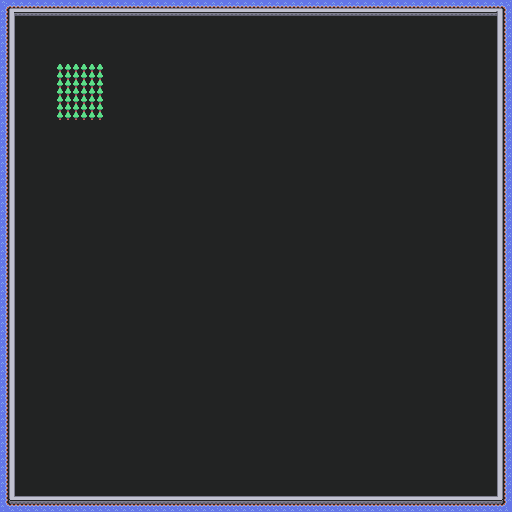

This game map was drawn from its Tiled (.tmx) file and the tilesets committed beside it. A one-line description and the trimmed map source follow:
An orthogonal 64x64 tile map with 8x8 px tiles, 2 tile layers (tiles, walls).

<map version="1.10" tiledversion="1.10.2" orientation="orthogonal" renderorder="right-down" width="64" height="64" tilewidth="8" tileheight="8" infinite="0" nextlayerid="6" nextobjectid="1">
 <tileset firstgid="1" name="colored_tilemap" tilewidth="8" tileheight="8" spacing="1" tilecount="160" columns="16">
  <image source="colored_tilemap.png" width="143" height="89" />
 </tileset>
 <layer id="1" name="tiles" width="64" height="64">
  <data>[4096 cells, 4096 non-empty, 2 distinct tile ids]</data>
 </layer>
 <layer id="2" name="walls" width="64" height="64">
  <data>[4096 cells, 496 non-empty, 14 distinct tile ids]</data>
 </layer>
</map>
